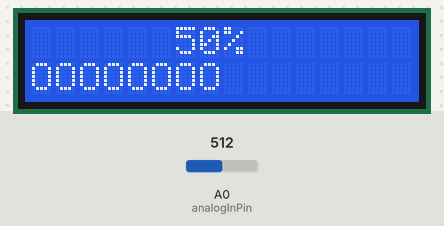
A sketch run on a simulated ESP8266 (NodeMCU). On the bench: 16×2 character LCD. Inputs (shaded band) come from the test bench; at power-on: A0 (analogInPin) = 512. WiFi joins after 1.5 s; servers stay silent unless stated; what the sketch prints to the serial monitor is not drawn.

Above: at 2.8 s.
2.9 s: A0 (analogInPin) set to 306
At 4.0 s:
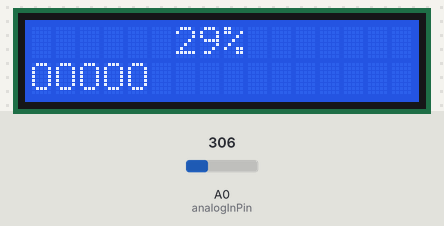
5.9 s: A0 (analogInPin) set to 122
At 6.6 s:
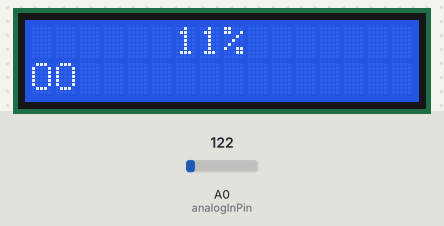
7.4 s: A0 (analogInPin) set to 716
At 8.8 s:
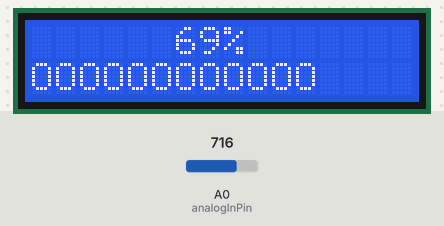
10.4 s: A0 (analogInPin) set to 900
At 11.5 s:
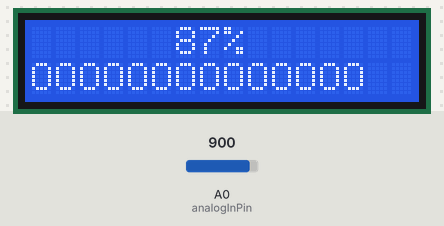
11.9 s: A0 (analogInPin) set to 1023
At 13.1 s:
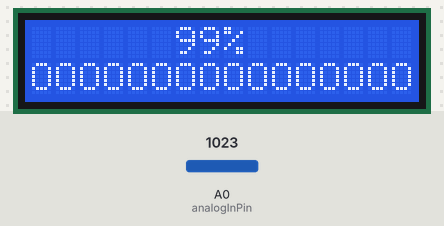
14.9 s: A0 (analogInPin) set to 0
At 15.7 s:
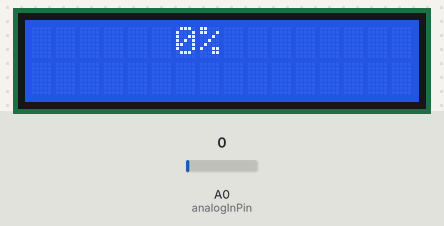
Timing chart, 0 to 17.4 s (numbered marks = the images above; inputs shaded):
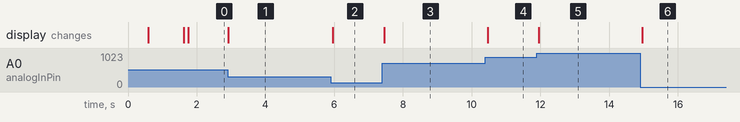

Measured:
- after the input at 2.9 s, the display: changes at once (image 1)
- after the input at 5.9 s, the display: changes after 0.06 s (image 2)
- after the input at 7.4 s, the display: changes after 0.06 s (image 3)
- after the input at 10.4 s, the display: changes after 0.07 s (image 4)
- after the input at 11.9 s, the display: changes after 0.05 s (image 5)
- after the input at 14.9 s, the display: changes after 0.06 s (image 6)

The sketch:

espvolclient.ino
```cpp
//Only edit the constants under Wifi setup.

#include <Arduino.h>
#include <Wire.h>
#include <LiquidCrystal_I2C.h>
#include <ESP8266WiFi.h>
#include <WiFiUdp.h>

//LCD setup
LiquidCrystal_I2C lcd(0x27, 16, 2);
const int analogInPin = A0;
int sensorValue = 0;

//Wifi setup
WiFiUDP Udp;
const int serverPort = 20001; //can be changed if port is in use on host pc
const char userSSID[] = "SSID";
const char userPASS[] = "PASS";

//Debounce ish?
int prevpercent = 0;

void setup() {
  //Init display and MCU
  lcd.begin();
  Serial.begin(9600);

  //Wifi setup
  WiFi.begin(userSSID, userPASS);
  Serial.print("Connecting...");

  //Shows wifi status on LCD & serial
  while (WiFi.status() != WL_CONNECTED){
    delay(500);
    lcd.setCursor(6, 0);
    lcd.print("WiFi");
    lcd.setCursor(2, 1);
    lcd.print("disconnected.");
    Serial.print("WiFi disconnected.");
    Serial.print(".");
  }

  //Shows ip address on serial
  Serial.println();
  Serial.print("Succsessfully connected to network.");
  Serial.println();
  Serial.print(WiFi.localIP());

  lcd.clear();
}

void loop() {
  delay(50); //loop delay (mainly to keep display from flickering- need to rewrite display update func to reduce latency)

  //Display init
  lcd.clear();

  //first row
  lcd.setCursor(6, 0);
  sensorValue = analogRead(analogInPin);
  int percent = (sensorValue*100)/1024;
  lcd.print(percent);
  lcd.print("%");

  //second row
  lcd.setCursor(0, 1);
  char volbar[16] = {};
  for (int i=0; i<percent*0.16; i++){
    volbar[i] = 'O';
  }
  lcd.print(volbar);

  //send UDP packet
  if(percent != prevpercent){ //only send packet if value has updated
    Udp.beginPacket("YOUR PC'S IP", serverPort);
    char perctostr[3] = {}; //Percent to string arr
    itoa(percent, perctostr, 10);
    Udp.write(perctostr);
    Udp.endPacket();
  }

  //Displays error if wifi disconnected
  while (WiFi.status() != WL_CONNECTED){
    lcd.setCursor(6, 0);
    lcd.print("WiFi disconnected.");
    Serial.print("WiFi disconnected.");
  }

  prevpercent = percent; //update previous value
}
```
